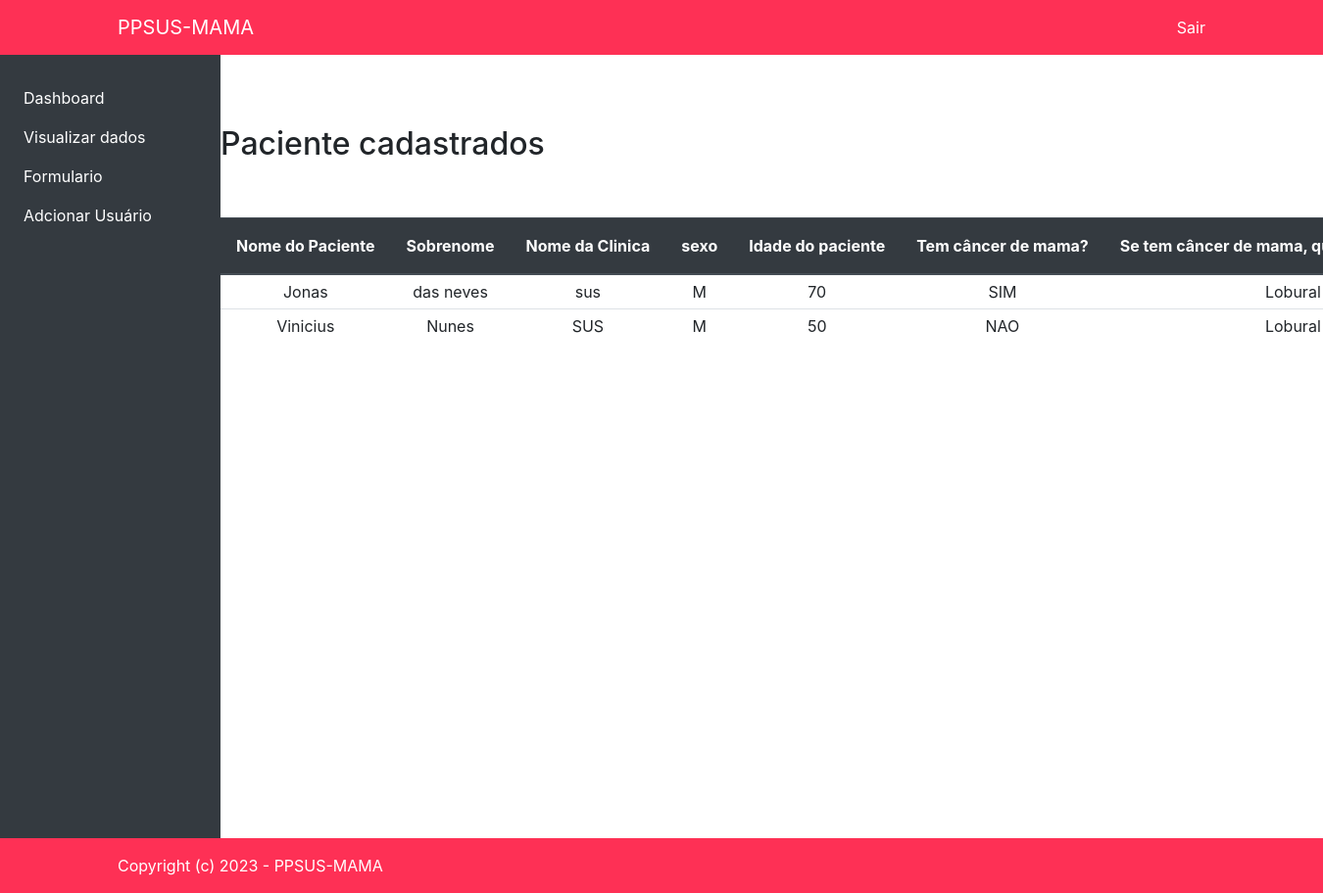
The page /visualizardados/ (signed in) on the database its author committed.
### forms/models.py (models this page shows, shortened)
class Formulario(models.Model):
    nomePaciente = models.CharField(max_length=255, blank=True)
    sobrenome = models.CharField(max_length=255, blank=True)
    nomeclinica =  models.CharField(max_length=255, blank=True)
    sexo = models.CharField( max_length=2, blank=False)
    idadepaciente =  models.CharField(max_length=3, blank=False)
    temcancer = models.CharField(max_length=3)
    cancer_mama = models.CharField(max_length=25, )
    idade_diagnostico =  models.CharField(max_length=25)
    mutacaoGenetica =  models.CharField(max_length=22)
    opc_bilateral = models.CharField(max_length=3)
    opc_ovario = models.CharField(max_length=3)
    tipo_molecular = models.CharField(max_length=23)
    tam_cancer = models.CharField(max_length=23)
    historicoFMasculino =  models.CharField(max_length=23)
    qtd_parent_2 = models.CharField(max_length=12)
    parent_seg_grau =  models.CharField(max_length=12)
    parent_pri_grau =  models.CharField(max_length=25)
    asc_judia =  models.CharField(max_length=12)

### forms/views.py (the view)
# urls.py: path('visualizardados/', views.viewdata, name='visualizardados'),
@login_required(redirect_field_name='login')
def viewdata(request):
    formTo = Formulario.objects.all()
    return render(request, 'forms/visualizardados.html',{'formTo':formTo})

### forms/templates/forms/visualizardados.html (shortened to what this page needs)
{% extends 'base.html'%}
{%block conteudo%}
</div>
    <h2>Paciente cadastrados</h2>
    <div class="table-responsive mt-5">
        <table class="table table-sm">
                <thead class="thead-dark w-10">
                    <tr>
                        <th class="text-nowrap w-100 p-3" >Nome do Paciente</th>
                        <th class="text-nowrap w-100 p-3">Sobrenome</th>
                        <th class="text-nowrap w-100 p-3 ">Nome da Clinica</th>
                        <th class="text-nowrap w-100 p-3 ">sexo</th>
                        <th class="text-nowrap w-100 p-3 ">Idade do paciente</th>
                        <th class="text-nowrap w-100 p-3 ">Tem câncer de mama?</th>
                        <th class="text-nowrap w-100 p-3 ">Se tem câncer de mama, qual tipo histologico</th>
                    </tr>
                </thead>
            <tbody>
                {%for question in formTo %}
                    <tr>
                        <td class="text-center">{{question.nomePaciente}}</td>
                        <td class="text-center" >{{question.sobrenome}}</td>
                        <td class="text-center">{{question.nomeclinica}}</td>
                        <td class="text-center">{{question.sexo}}</td>
                        <td class="text-center">{{question.idadepaciente}}</td>
                        <td class="text-center">{{question.temcancer}}</td>
                        <td class="text-center">{{question.cancer_mama}}</td>
                    </tr>
                {% endfor %}
            </tbody>
        </table>
    </div>
{%endblock%}

### rows shown on the page
Formulario: nomePaciente "Jonas", sobrenome "das neves", nomeclinica "sus", sexo "M", idadepaciente "70", temcancer "SIM", cancer_mama "Lobural"
Formulario: nomePaciente "Vinicius", sobrenome "Nunes", nomeclinica "SUS", sexo "M", idadepaciente "50", temcancer "NAO", cancer_mama "Lobural"
